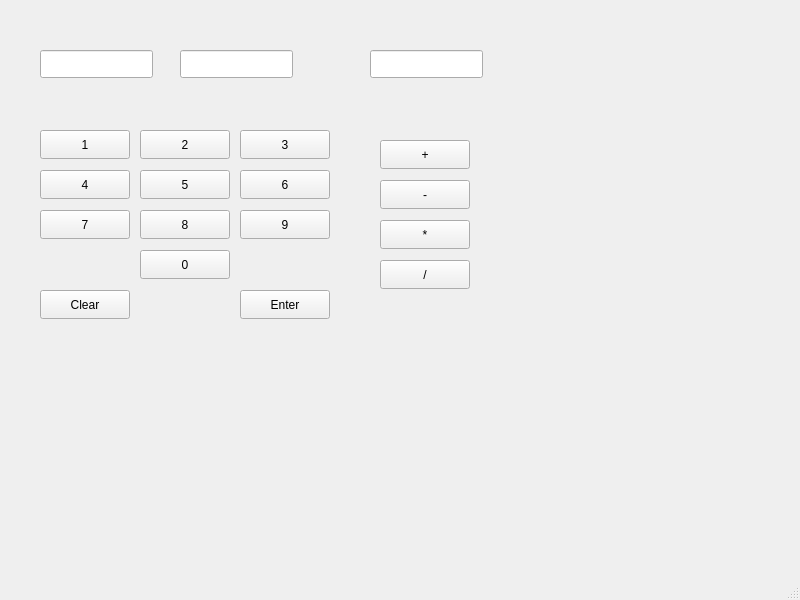
<?xml version="1.0" encoding="UTF-8"?>
<ui version="4.0">
 <class>MainWindow</class>
 <widget class="QMainWindow" name="MainWindow">
  <property name="geometry">
   <rect>
    <x>0</x>
    <y>0</y>
    <width>800</width>
    <height>600</height>
   </rect>
  </property>
  <property name="windowTitle">
   <string>MainWindow</string>
  </property>
  <widget class="QWidget" name="centralwidget">
   <widget class="QLineEdit" name="num1Edit">
    <property name="geometry">
     <rect>
      <x>40</x>
      <y>50</y>
      <width>113</width>
      <height>28</height>
     </rect>
    </property>
   </widget>
   <widget class="QLineEdit" name="num2Edit">
    <property name="geometry">
     <rect>
      <x>180</x>
      <y>50</y>
      <width>113</width>
      <height>28</height>
     </rect>
    </property>
   </widget>
   <widget class="QLineEdit" name="resultEdit">
    <property name="geometry">
     <rect>
      <x>370</x>
      <y>50</y>
      <width>113</width>
      <height>28</height>
     </rect>
    </property>
   </widget>
   <widget class="QPushButton" name="plusButton">
    <property name="geometry">
     <rect>
      <x>380</x>
      <y>140</y>
      <width>90</width>
      <height>29</height>
     </rect>
    </property>
    <property name="text">
     <string>+</string>
    </property>
   </widget>
   <widget class="QPushButton" name="minusButton">
    <property name="geometry">
     <rect>
      <x>380</x>
      <y>180</y>
      <width>90</width>
      <height>29</height>
     </rect>
    </property>
    <property name="text">
     <string>-</string>
    </property>
   </widget>
   <widget class="QPushButton" name="multiplicationButton">
    <property name="geometry">
     <rect>
      <x>380</x>
      <y>220</y>
      <width>90</width>
      <height>29</height>
     </rect>
    </property>
    <property name="text">
     <string>*</string>
    </property>
   </widget>
   <widget class="QPushButton" name="divideButton">
    <property name="geometry">
     <rect>
      <x>380</x>
      <y>260</y>
      <width>90</width>
      <height>29</height>
     </rect>
    </property>
    <property name="text">
     <string>/</string>
    </property>
   </widget>
   <widget class="QPushButton" name="N1Button">
    <property name="geometry">
     <rect>
      <x>40</x>
      <y>130</y>
      <width>90</width>
      <height>29</height>
     </rect>
    </property>
    <property name="text">
     <string>1</string>
    </property>
   </widget>
   <widget class="QPushButton" name="N2Button">
    <property name="geometry">
     <rect>
      <x>140</x>
      <y>130</y>
      <width>90</width>
      <height>29</height>
     </rect>
    </property>
    <property name="text">
     <string>2</string>
    </property>
   </widget>
   <widget class="QPushButton" name="N3Button">
    <property name="geometry">
     <rect>
      <x>240</x>
      <y>130</y>
      <width>90</width>
      <height>29</height>
     </rect>
    </property>
    <property name="text">
     <string>3</string>
    </property>
   </widget>
   <widget class="QPushButton" name="N4Button">
    <property name="geometry">
     <rect>
      <x>40</x>
      <y>170</y>
      <width>90</width>
      <height>29</height>
     </rect>
    </property>
    <property name="text">
     <string>4</string>
    </property>
   </widget>
   <widget class="QPushButton" name="N5Button">
    <property name="geometry">
     <rect>
      <x>140</x>
      <y>170</y>
      <width>90</width>
      <height>29</height>
     </rect>
    </property>
    <property name="text">
     <string>5</string>
    </property>
   </widget>
   <widget class="QPushButton" name="N6Button">
    <property name="geometry">
     <rect>
      <x>240</x>
      <y>170</y>
      <width>90</width>
      <height>29</height>
     </rect>
    </property>
    <property name="text">
     <string>6</string>
    </property>
   </widget>
   <widget class="QPushButton" name="N7Button">
    <property name="geometry">
     <rect>
      <x>40</x>
      <y>210</y>
      <width>90</width>
      <height>29</height>
     </rect>
    </property>
    <property name="text">
     <string>7</string>
    </property>
   </widget>
   <widget class="QPushButton" name="N8Button">
    <property name="geometry">
     <rect>
      <x>140</x>
      <y>210</y>
      <width>90</width>
      <height>29</height>
     </rect>
    </property>
    <property name="text">
     <string>8</string>
    </property>
   </widget>
   <widget class="QPushButton" name="N9Button">
    <property name="geometry">
     <rect>
      <x>240</x>
      <y>210</y>
      <width>90</width>
      <height>29</height>
     </rect>
    </property>
    <property name="text">
     <string>9</string>
    </property>
   </widget>
   <widget class="QPushButton" name="enterButton">
    <property name="geometry">
     <rect>
      <x>240</x>
      <y>290</y>
      <width>90</width>
      <height>29</height>
     </rect>
    </property>
    <property name="text">
     <string>Enter</string>
    </property>
   </widget>
   <widget class="QPushButton" name="N0Button">
    <property name="geometry">
     <rect>
      <x>140</x>
      <y>250</y>
      <width>90</width>
      <height>29</height>
     </rect>
    </property>
    <property name="text">
     <string>0</string>
    </property>
   </widget>
   <widget class="QPushButton" name="clearButton">
    <property name="geometry">
     <rect>
      <x>40</x>
      <y>290</y>
      <width>90</width>
      <height>29</height>
     </rect>
    </property>
    <property name="text">
     <string>Clear</string>
    </property>
   </widget>
  </widget>
  <widget class="QMenuBar" name="menubar">
   <property name="geometry">
    <rect>
     <x>0</x>
     <y>0</y>
     <width>800</width>
     <height>25</height>
    </rect>
   </property>
  </widget>
  <widget class="QStatusBar" name="statusbar"/>
 </widget>
 <resources/>
 <connections/>
</ui>
